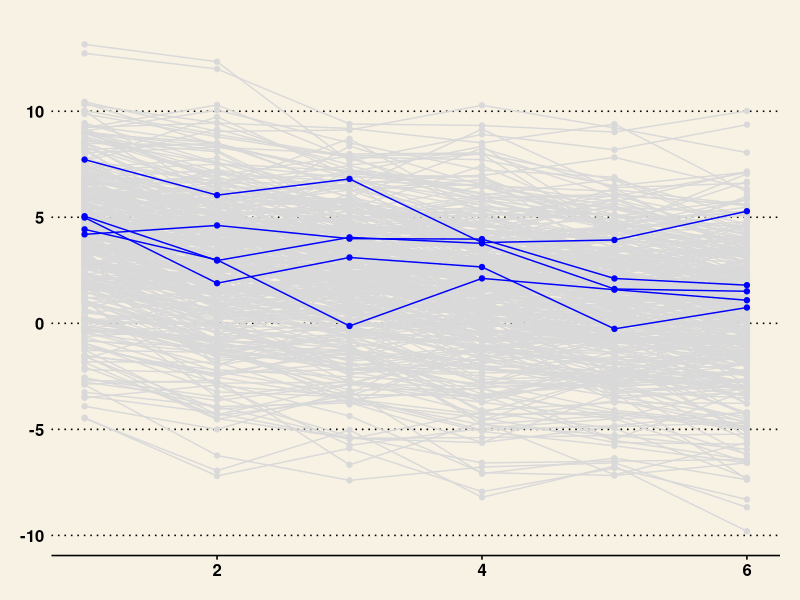

Here is the R script that generated this plot: (Note: this script raises an error after producing the figure.)
## ---- chunk 1
knitr::opts_chunk$set(echo = TRUE, message = F, warning = F)
library(ggthemes)
## ---- chunk 2

library(tidyverse)
library(ggplot2)
library(MASS)

N <- 400
time <- 6

intercept <- 4
linear_growth <- -0.6

df_matrix <- matrix(, nrow = N*time, ncol = 3)

count <- 0

for(i in 1:400){
  
  unob_het_affect <- rnorm(1,0,3)

  
  for(j in 1:6){
    
    count <- count + 1
    
    if(j == 1){
      
      df_matrix[count, 1] <- i
      df_matrix[count, 2] <- j
      df_matrix[count, 3] <- intercept + unob_het_affect + rnorm(1,0,1)
    }else{
      
      
      df_matrix[count, 1] <- i
      df_matrix[count, 2] <- j
      df_matrix[count, 3] <- intercept + linear_growth*j + unob_het_affect + rnorm(1,0,1)
      
    }
    
    
    
  }
  
  
}

df <- data.frame(df_matrix)
names(df) <- c('id', 'time', 'affect')

random_ids <- sample(df$id, 5)

random_df <- df %>%
  filter(id %in% random_ids)
  

ggplot(df, aes(x = time, y = affect, group = id)) + 
  geom_point(color = 'gray85') + 
  geom_line(color = 'gray85') + 
  geom_point(data = random_df, aes(x = time, y = affect, group = id), color = 'blue') + 
  geom_line(data = random_df, aes(x = time, y = affect, group = id), color = 'blue') + 
  theme_wsj()

## ---- chunk 3

df_wide <- reshape(df, idvar = 'id', timevar = 'time', direction = 'wide')


## ---- chunk 4

library(lavaan)

no_change_string <- '

# Latent intercept factor

intercept_affect =~ 1*affect.1 + 1*affect.2 + 1*affect.3 + 1*affect.4 + 1*affect.5 + 1*affect.6

# Mean and variance of latent intercept factor

intercept_affect ~~ intercept_affect

# Fix observed variable means to 0

affect.1 ~ 0
affect.2 ~ 0
affect.3 ~ 0
affect.4 ~ 0
affect.5 ~ 0
affect.6 ~ 0

# Constrain residual (error) variance of observed variables to equality across time

affect.1 ~~ res_var*affect.1
affect.2 ~~ res_var*affect.2
affect.3 ~~ res_var*affect.3
affect.4 ~~ res_var*affect.4
affect.5 ~~ res_var*affect.5
affect.6 ~~ res_var*affect.6


'

no_change_model <- growth(no_change_string, data = df_wide)
summary(no_change_model, fit.measures = T)

## ---- chunk 5


library(lavaan)

linear_change_string <- '

# Latent intercept and slope factors

intercept_affect =~ 1*affect.1 + 1*affect.2 + 1*affect.3 + 1*affect.4 + 1*affect.5 + 1*affect.6
slope_affect =~ 0*affect.1 + 1*affect.2 + 2*affect.3 + 3*affect.4 + 4*affect.5 + 5*affect.6

# Mean and variance of latent factors

intercept_affect ~~ intercept_affect
slope_affect ~~ slope_affect

# Covariance between latent factors

intercept_affect ~~ slope_affect

# Fix observed variable means to 0

affect.1 ~ 0
affect.2 ~ 0
affect.3 ~ 0
affect.4 ~ 0
affect.5 ~ 0
affect.6 ~ 0

# Constrain residual (error) variance of observed variables to equality across time

affect.1 ~~ res_var*affect.1
affect.2 ~~ res_var*affect.2
affect.3 ~~ res_var*affect.3
affect.4 ~~ res_var*affect.4
affect.5 ~~ res_var*affect.5
affect.6 ~~ res_var*affect.6


'

linear_change_model <- growth(linear_change_string, data = df_wide)
summary(linear_change_model, fit.measures = T)

inspect(linear_change_model, 'cov.lv')

## ---- chunk 6

library(tidyverse)
library(ggplot2)
library(MASS)

N <- 400
time <- 6



intercept_mu <- 4
linear_growth2 <- 0.2
quad_growth <- 0.7

df_matrix2 <- matrix(, nrow = N*time, ncol = 3)

count <- 0

for(i in 1:400){
  
  unob_het_affect <- rnorm(1,0,3)

  
  for(j in 1:6){
    
    count <- count + 1
    
    if(j == 1){
      
      df_matrix2[count, 1] <- i
      df_matrix2[count, 2] <- j
      df_matrix2[count, 3] <- intercept + rnorm(1,0,1) + rnorm(1,0,1)
    }else{
      
      
      df_matrix2[count, 1] <- i
      df_matrix2[count, 2] <- j
      df_matrix2[count, 3] <- intercept + linear_growth2*j + quad_growth*(j^2) + unob_het_affect + rnorm(1,0,1)
      
    }
    
    
    
  }
  
  
}

df2 <- data.frame(df_matrix2)
names(df2) <- c('id', 'time', 'affect')

random_ids2 <- sample(df2$id, 5)

random_df2 <- df2 %>%
  filter(id %in% random_ids2)
  

ggplot(df2, aes(x = time, y = affect, group = id)) + 
  geom_point(color = 'gray85') + 
  geom_line(color = 'gray85') + 
  geom_point(data = random_df2, aes(x = time, y = affect, group = id), color = 'blue') + 
  geom_line(data = random_df2, aes(x = time, y = affect, group = id), color = 'blue') + 
  theme_wsj()

## ---- chunk 7

df_wide2 <- reshape(df2, idvar = 'id', timevar = 'time', direction = 'wide')


library(lavaan)

quad_change_string <- '

# Latent intercept, linear slope, and quad slope factors

intercept_affect =~ 1*affect.1 + 1*affect.2 + 1*affect.3 + 1*affect.4 + 1*affect.5 + 1*affect.6
slope_affect =~ 0*affect.1 + 1*affect.2 + 2*affect.3 + 3*affect.4 + 4*affect.5 + 5*affect.6
quad_slope_affect =~ 0*affect.1 + 1*affect.2 + 4*affect.3 + 9*affect.4 + 16*affect.5 + 25*affect.6

# Mean and variance of latent factors

intercept_affect ~~ intercept_affect
slope_affect ~~ slope_affect
quad_slope_affect ~~ quad_slope_affect

# Covariance between latent factors

intercept_affect ~~ slope_affect
intercept_affect ~~ quad_slope_affect
slope_affect ~~ quad_slope_affect

# Fix observed variable means to 0

affect.1 ~ 0
affect.2 ~ 0
affect.3 ~ 0
affect.4 ~ 0
affect.5 ~ 0
affect.6 ~ 0

# Constrain residual (error) variance of observed variables to equality across time

affect.1 ~~ res_var*affect.1
affect.2 ~~ res_var*affect.2
affect.3 ~~ res_var*affect.3
affect.4 ~~ res_var*affect.4
affect.5 ~~ res_var*affect.5
affect.6 ~~ res_var*affect.6


'

quad_change_model <- growth(quad_change_string, data = df_wide2)
summary(quad_change_model, fit.measures = T)


## ---- chunk 8



library(tidyverse)
library(ggplot2)
library(MASS)

N <- 400
time <- 6


intercept_mu <- 4
growth_1 <- 0.2
growth_2 <- 0.8


df_matrix3 <- matrix(, nrow = N*time, ncol = 3)

count <- 0

for(i in 1:400){
  
  unob_het_affect <- rnorm(1,0,3)
  
  
  for(j in 1:6){
    
    count <- count + 1
    
    if(j < 4){
      
      df_matrix3[count, 1] <- i
      df_matrix3[count, 2] <- j
      df_matrix3[count, 3] <- intercept + growth_1*j + unob_het_affect + rnorm(1,0,1)
      
    }else{
      
      
      df_matrix3[count, 1] <- i
      df_matrix3[count, 2] <- j
      df_matrix3[count, 3] <- intercept + growth_2*j + unob_het_affect + rnorm(1,0,1)
      
    }
    
    
    
  }
  
  
}

df3 <- data.frame(df_matrix3)
names(df3) <- c('id', 'time', 'affect')

random_ids3 <- sample(df3$id, 5)

random_df3 <- df3 %>%
  filter(id %in% random_ids3)
  

ggplot(df3, aes(x = time, y = affect, group = id)) + 
  geom_point(color = 'gray85') + 
  geom_line(color = 'gray85') + 
  geom_point(data = random_df3, aes(x = time, y = affect, group = id), color = 'blue') + 
  geom_line(data = random_df3, aes(x = time, y = affect, group = id), color = 'blue') + 
  theme_wsj()

## ---- chunk 9

df_wide3 <- reshape(df3, idvar = 'id', timevar = 'time', direction = 'wide')


library(lavaan)

lb_string <- '

# Latent intercept and slope terms with intermediate time points freely estimated

intercept_affect =~ 1*affect.1 + 1*affect.2 + 1*affect.3 + 1*affect.4 + 1*affect.5 + 1*affect.6
slope_affect =~ 0*affect.1 + bc1*affect.2 + bc2*affect.3 + bc3*affect.4 + bc4*affect.5 + 1*affect.6

# Mean and variance of latent factors

intercept_affect ~~ intercept_affect
slope_affect ~~ slope_affect

# Covariance between latent factors

intercept_affect ~~ slope_affect

# Fix observed variable means to 0

affect.1 ~ 0
affect.2 ~ 0
affect.3 ~ 0
affect.4 ~ 0
affect.5 ~ 0
affect.6 ~ 0

# Constrain residual (error) variance of observed variables to equality across time

affect.1 ~~ res_var*affect.1
affect.2 ~~ res_var*affect.2
affect.3 ~~ res_var*affect.3
affect.4 ~~ res_var*affect.4
affect.5 ~~ res_var*affect.5
affect.6 ~~ res_var*affect.6


'

lb_model <- growth(lb_string, data = df_wide3)
summary(lb_model, fit.measures = T)
